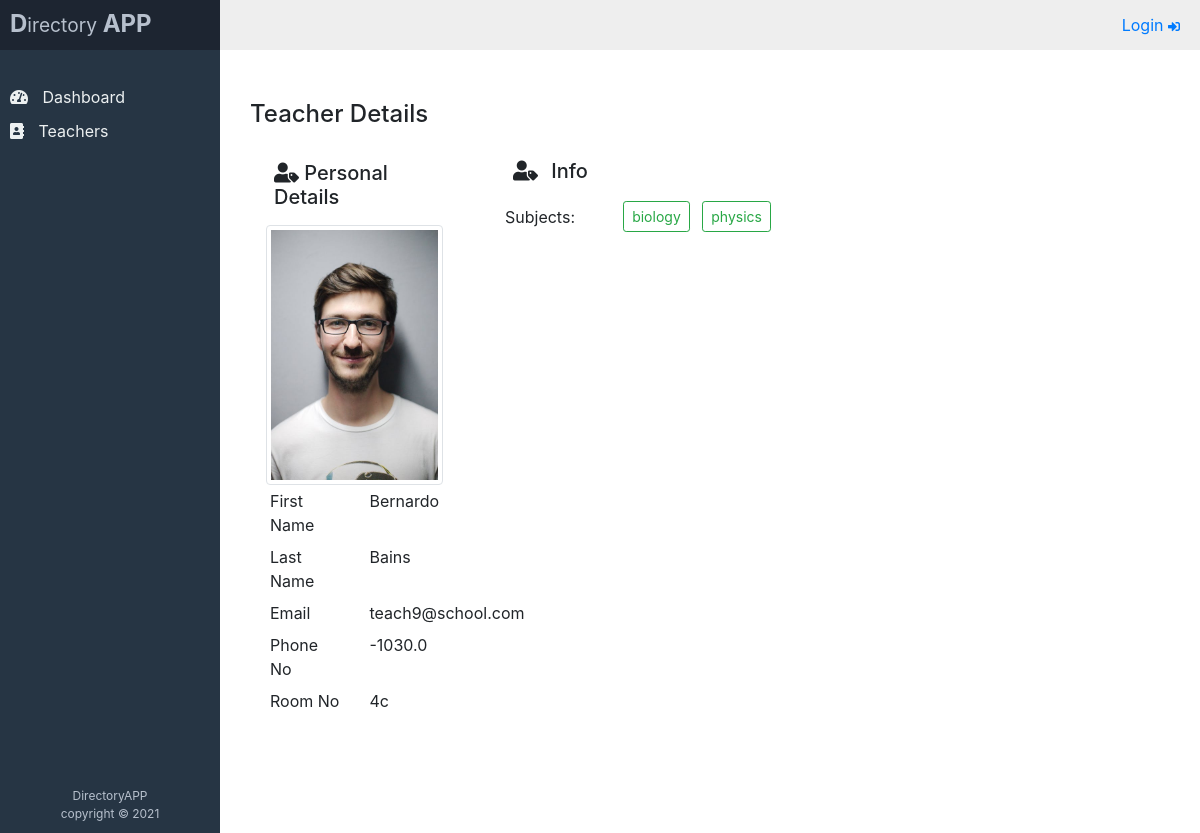
The app's page /directory/teachers/detail/341/ with its own data.
### profiles/models.py (models this page shows, shortened)
class TeacherProfile(BaseModel):
    first_name = models.CharField(max_length=50)
    last_name = models.CharField(max_length=50)
    email = models.EmailField(unique=True)
    phone_number = models.CharField(max_length=50)
    room_number = models.CharField(max_length=50)
    room_number = models.CharField(max_length=50)
    profile_picture = models.FileField(
                    default="default_picture.jpeg",
                    upload_to="teachers/"
                )
    subjects = models.ManyToManyField(Subject, related_name="teachers")
    class Meta:
        db_table = "teacher_profiles"
        ordering = ["-created_by"]
    def get_full_name(self):
        return f"{self.first_name} {self.last_name}"

### subjects/models.py (models this page shows, shortened)
class Subject(BaseModel):
    name = models.CharField(max_length=50, unique=True)
    class Meta:
        db_table = "subjects"
        ordering = ["name"]

### profiles/views.py (the view)
# urls.py: path("detail/<int:pk>/", views.TeacherDetailView.as_view(), name="teachers_detail"),
class TeacherDetailView(DetailView):
    template_name = "profiles/teacher_detail.html"
    model = TeacherProfile
    context_object_name = "teacher_obj"
    def get_context_data(self, **kwargs):
        context = super().get_context_data(**kwargs)
        context["title"] = "Teacher Details"
        return context

### templates/profiles/teacher_detail.html
{% extends 'dashboard/dashboard_base.html' %}
{% block content %}
    <div>
        <h4>{{title}}</h4>
        <div class="row">
            <div class="col-md-3">
                <div class="detail_left p-3">
                    <div class="header p-2">
                        <h5><i class="fas fa-user-tag"></i> Personal Details</h5>
                    </div>
                    <div class="profile_pic">
                        <img src="{{ teacher_obj.profile_picture.url }}"
                        alt="{{teacher_obj.get_full_name}}"
                        title="{{teacher_obj.get_full_name}}"
                        class="img-thumbnail">
                    </div>
                    <div class="personal_details">
                        <div class="row p-1">
                            <div class="col-sm-6">First Name</div>
                            <div class="col-sm-6">{{ teacher_obj.first_name }}</div>
                        </div>
                        <div class="row p-1">
                            <div class="col-sm-6">Last Name</div>
                            <div class="col-sm-6">{{ teacher_obj.last_name }}</div>
                        </div>
                        <div class="row p-1">
                            <div class="col-sm-6">Email</div>
                            <div class="col-sm-6">{{ teacher_obj.email }}</div>
                        </div>
                        <div class="row p-1">
                            <div class="col-sm-6">Phone No</div>
                            <div class="col-sm-6">{{ teacher_obj.phone_number }}</div>
                        </div>
                        <div class="row p-1">
                            <div class="col-sm-6">Room No</div>
                            <div class="col-sm-6">{{ teacher_obj.room_number }}</div>
                        </div>
                    </div>
                </div>
            </div>
            <div class="col-md-9">
                <div class="detail_right p-3">
                    <div class="header">
                        <h5><i class="fas fa-user-tag p-2"></i> Info</h5>
                    </div>
                    <div>
                        <div class="row">
                            <div class="col-sm-2 mt-2">Subjects: </div>
                            <div class="col-sm-6">
                                {% for subject in teacher_obj.subjects.all %}
                                    <span class="btn btn-outline-success btn-outline btn-sm
                                    m-1 ">
                                        {{ subject.name }}
                                    </span>
                                {% endfor %}
                            </div>
                        </div>
                    </div>
                </div>
            </div>
        </div>
    </div>
{% endblock %}

### records on screen
TeacherProfile: profile_picture (placeholder picture), first_name "Bernardo", last_name "Bains", email "teach9@school.com", phone_number "-1030.0", room_number "4c"
Subject: name "biology"
Subject: name "physics"

### other values on screen
{{ title }} "Teacher Details"
